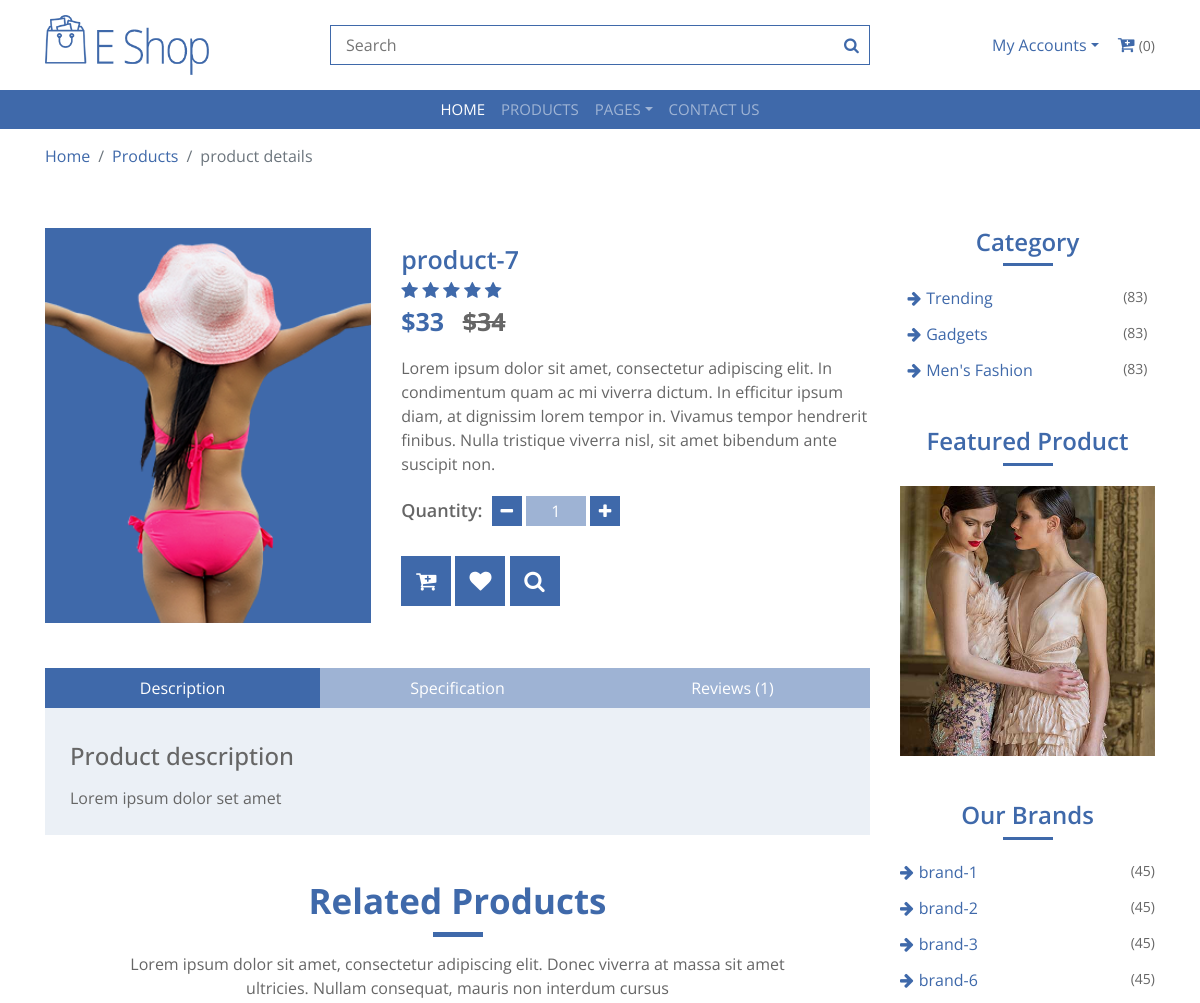
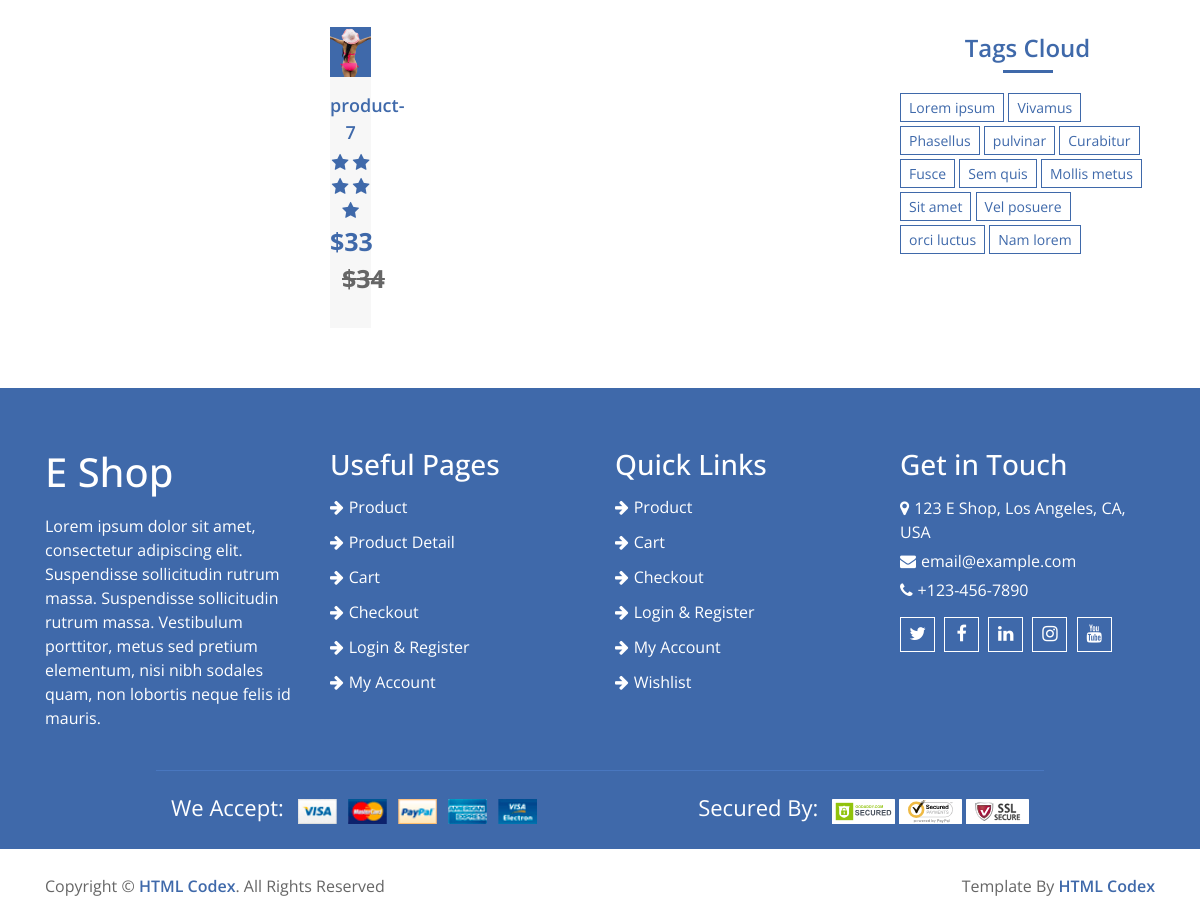
Page /product_details/product-7 on the committed database (2 pictures, top to bottom).
### home/models.py (models this page shows, shortened)
class Product(models.Model):
    name = models.CharField(max_length=300)
    slug = models.CharField(max_length=500, unique=True)
    image = models.ImageField(upload_to='media')
    price = models.IntegerField()
    discounted_price = models.IntegerField(default=0)
    description = models.TextField(blank=True)
    specification = models.TextField(blank=True)
    category = models.ForeignKey(Category, on_delete=models.CASCADE)
    subcategory = models.ForeignKey(SubCategory, on_delete=models.CASCADE)
    brand = models.ForeignKey(Brand, on_delete=models.CASCADE)
    labels = models.CharField(choices=LABELS, max_length=50)
    stock = models.CharField(choices=STOCK, max_length=50)

class Category(models.Model):
    name = models.CharField(max_length=300)
    image = models.ImageField(upload_to='media')
    slug = models.CharField(max_length=500, unique=True)

class Brand(models.Model):
    name = models.CharField(max_length=500)
    image = models.ImageField(upload_to='media')
    rank = models.IntegerField(unique=True)
    slug = models.CharField(max_length=500, unique=True)

### home/views.py (the view)
# urls.py: path('product_details/<slug>', ProductDetailView.as_view(), name='product_details'),
class ProductDetailView(BaseView):
    def get(self,request,slug):
        self.views
        self.views['productdetails'] = Product.objects.filter(slug = slug)
        subcat_ids =Product.objects.get(slug = slug).subcategory_id
        self.views['related_products'] = Product.objects.filter(subcategory_id=subcat_ids)
        self.views['product_reviews'] = ProductReview.objects.filter(slug = slug)
        return render(request, 'product-detail.html', self.views)

### templates/product-detail.html (shortened to what this page needs)
{% extends 'base.html' %}
{% load static %}
{% block content %}
        <div class="breadcrumb-wrap">
            <div class="container">
                <ul class="breadcrumb">
                    <li class="breadcrumb-item"><a href="#">Home</a></li>
                    <li class="breadcrumb-item"><a href="#">Products</a></li>
                    <li class="breadcrumb-item active">product details</li>
                </ul>
            </div>
        </div>
        <div class="product-detail">
            <div class="container">
                <div class="row">
                    {% for detail in productdetails %}
                    <div class="col-lg-9">
                        <div class="row align-items-center product-detail-top">
                            <div class="col-md-5">
                                <div class="product-slider-single">
                                    <img src="{{detail.image.url}}" alt="Product Image">
                                </div>
                            </div>
                            <div class="col-md-7">
                                <div class="product-content">
                                    <div class="title"><h2>{{detail.name}}</h2></div>
                                    <div class="ratting">
                                        <i class="fa fa-star"></i>
                                        <i class="fa fa-star"></i>
                                        <i class="fa fa-star"></i>
                                        <i class="fa fa-star"></i>
                                        <i class="fa fa-star"></i>
                                    </div>
                                    <div class="price">{% if detail.discounted_price %}
                                        ${{detail.discounted_price}} <span>${{detail.price}}</span>
                                        {% else %}
                                        {{detail.price}}
                                        {% endif %}
                                    </div>
                                    <div class="details">
                                        <p>
                                            Lorem ipsum dolor sit amet, consectetur adipiscing elit. In condimentum quam ac mi viverra dictum. In efficitur ipsum diam, at dignissim lorem tempor in. Vivamus tempor hendrerit finibus. Nulla tristique viverra nisl, sit amet bibendum ante suscipit non.
                                        </p>
                                    </div>
                                    <div class="quantity">
                                        <h4>Quantity:</h4>
                                        <div class="qty">
                                            <button class="btn-minus"><i class="fa fa-minus"></i></button>
                                            <input type="text" value="1">
                                            <button class="btn-plus"><i class="fa fa-plus"></i></button>
                                        </div>
                                    </div>
                                    <div class="action">
                                        <a href="#"><i class="fa fa-cart-plus"></i></a>
                                        <a href="#"><i class="fa fa-heart"></i></a>
                                        <a href="#"><i class="fa fa-search"></i></a>
                                    </div>
                                </div>
                            </div>
                        </div>
                        <div class="row product-detail-bottom">
                            <div class="col-lg-12">
                                <ul class="nav nav-pills nav-justified">
                                    <li class="nav-item">
                                        <a class="nav-link active" data-toggle="pill" href="#description">Description</a>
                                    </li>
                                    <li class="nav-item">
                                        <a class="nav-link" data-toggle="pill" href="#specification">Specification</a>
                                    </li>
                                    <li class="nav-item">
                                        <a class="nav-link" data-toggle="pill" href="#reviews">Reviews (1)</a>
                                    </li>
                                </ul>
                                <div class="tab-content">
                                    <div id="description" class="container tab-pane active"><br>
                                        <h4>Product description</h4>
                                        <p>
                                            {{detail.description}}
                                        </p>
                                    </div>
                                </div>
                            </div>
                        </div>
                        <div class="container">
                            <div class="section-header">
                                <h3>Related Products</h3>
                                <p>
                                    Lorem ipsum dolor sit amet, consectetur adipiscing elit. Donec viverra at massa sit amet ultricies. Nullam consequat, mauris non interdum cursus
                                </p>
                            </div>
                        </div>
                        <div class="row align-items-center product-slider product-slider-3">
                            {% for hot in related_products %}
                    <div class="col-lg-3">
                        <div class="product-item">
                            <div class="product-image">
                                <a href="product-detail.html">
                                    <img src="{{hot.image.url}}" alt="Product Image">
                                </a>
                            </div>
                            <div class="product-content">
                                <div class="title"><a href="/product_details/{{hot.slug}}">{{hot.name}}</a></div>
                                <div class="ratting">
                                    <i class="fa fa-star"></i>
                                    <i class="fa fa-star"></i>
                                    <i class="fa fa-star"></i>
                                    <i class="fa fa-star"></i>
                                    <i class="fa fa-star"></i>
                                </div>
                                <div class="price">
                                    {% if hot.discounted_price > 0 %}
                                    ${{hot.discounted_price}} <span>${{hot.price}}</span>
                                    {% else %}
                                    ${{hot.price}}
                                    {% endif %}
                                </div>
                            </div>
                        </div>
                    </div>
                    {% endfor %}
                        </div>
                    </div>
                    {% endfor %}
                    <div class="col-lg-3">
                        <div class="sidebar-widget category">
                            <h2 class="title">Category</h2>
                            <ul>
                                {% for cat in categories %}
                                <li><a href="#">{{cat.name}}</a><span>(83)</span></li>
                                {% endfor %}
                            </ul>
                        </div>
                        <div class="sidebar-widget image">
                            <h2 class="title">Featured Product</h2>
                            <a href="#">
                                <img src="{% static 'img/category-1.jpg' %}" alt="Image">
                            </a>
                        </div>
                        <div class="sidebar-widget brands">
                            <h2 class="title">Our Brands</h2>
                            <ul>
                                {% for brand in brands %}
                                <li><a href="#">{{brand.name}} </a><span>(45)</span></li>
                                {% endfor %}
                            </ul>
                        </div>
                        <div class="sidebar-widget tag">
                            <h2 class="title">Tags Cloud</h2>
                            <a href="#">Lorem ipsum</a>
                            <a href="#">Vivamus</a>
                            <a href="#">Phasellus</a>
                            <a href="#">pulvinar</a>
                            <a href="#">Curabitur</a>
                            <a href="#">Fusce</a>
                            <a href="#">Sem quis</a>
                            <a href="#">Mollis metus</a>
                            <a href="#">Sit amet</a>
                            <a href="#">Vel posuere</a>
                            <a href="#">orci luctus</a>
                            <a href="#">Nam lorem</a>
                        </div>
                    </div>
                </div>
            </div>
        </div>
{% endblock %}

### rows in the picture
Product: image (picture), name "product-7", discounted_price "33", price "34", description "Lorem ipsum dolor set amet"
Category: name "Trending"
Category: name "Gadgets"
Category: name "Men's Fashion"
Brand: name "brand-1"
Brand: name "brand-2"
Brand: name "brand-3"
Brand: name "brand-6"
